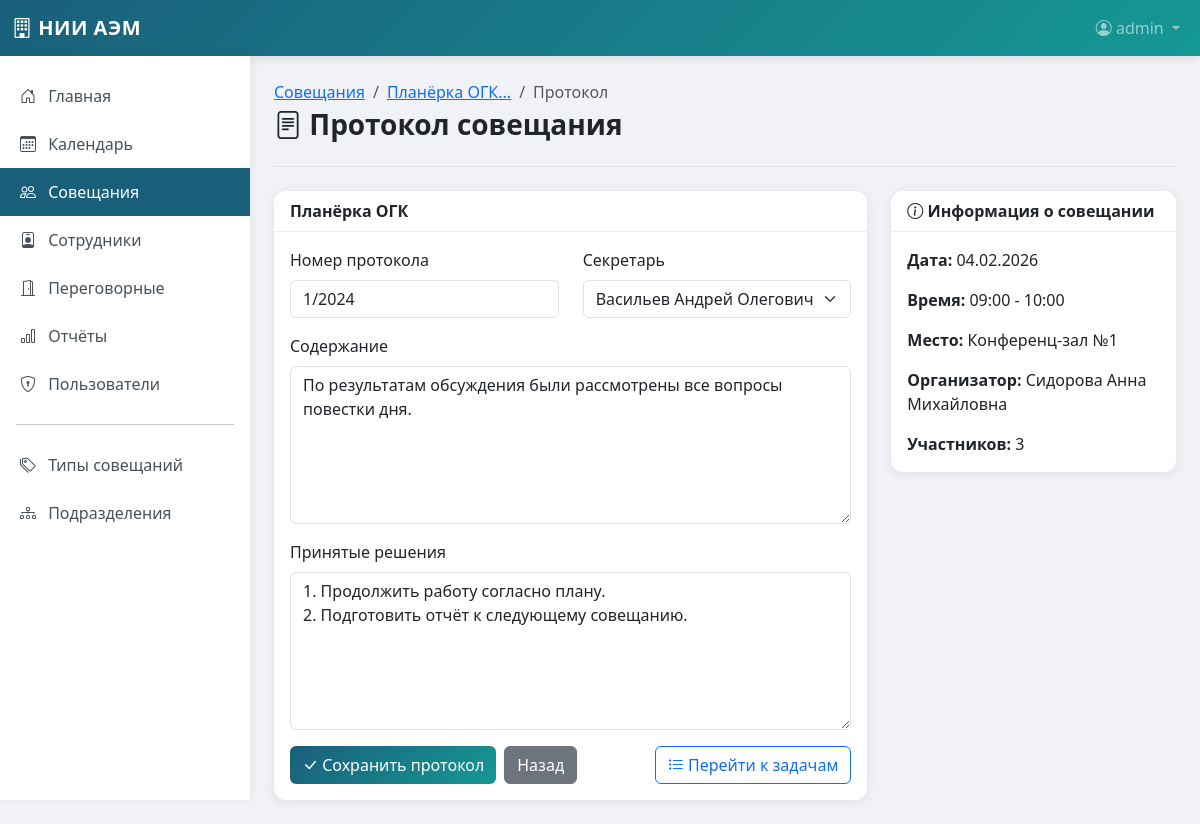
The page /meetings/1/protocol (signed in) on the database its author committed.
### app/models.py (models this page shows, shortened)
class User(UserMixin, db.Model):
    id = db.Column(db.Integer, primary_key=True)
    username = db.Column(db.String(64), unique=True, nullable=False, index=True)
    email = db.Column(db.String(120), unique=True, nullable=False, index=True)
    password_hash = db.Column(db.String(256))
    role = db.Column(db.String(20), default='user')  # admin, manager, user
    employee_id = db.Column(db.Integer, db.ForeignKey('employee.id'), nullable=True)
    is_active = db.Column(db.Boolean, default=True)  # True = активен, False = заблокирован
    created_at = db.Column(db.DateTime, default=lambda: datetime.now(timezone.utc))
    employee = db.relationship('Employee', backref='user_account', uselist=False)
    def is_admin(self):
        return self.role == 'admin'
    def is_manager(self):
        return self.role in ['admin', 'manager']

class Meeting(db.Model):
    id = db.Column(db.Integer, primary_key=True)
    title = db.Column(db.String(300), nullable=False)
    description = db.Column(db.Text)
    agenda = db.Column(db.Text)  # Повестка дня
    date = db.Column(db.Date, nullable=False, index=True)
    start_time = db.Column(db.Time, nullable=False)
    end_time = db.Column(db.Time, nullable=False)
    type_id = db.Column(db.Integer, db.ForeignKey('meeting_type.id'))
    room_id = db.Column(db.Integer, db.ForeignKey('room.id'))
    organizer_id = db.Column(db.Integer, db.ForeignKey('employee.id'), nullable=False)
    status = db.Column(db.String(20), default='planned')  # planned, ongoing, completed, cancelled
    is_recurring = db.Column(db.Boolean, default=False)
    recurrence_pattern = db.Column(db.String(50))  # weekly, monthly, etc.
    created_at = db.Column(db.DateTime, default=lambda: datetime.now(timezone.utc))
    updated_at = db.Column(db.DateTime, default=lambda: datetime.now(timezone.utc),
                           onupdate=lambda: datetime.now(timezone.utc))
    participants = db.relationship('Employee', secondary=meeting_participants,
                                  backref=db.backref('meetings', lazy='dynamic'))
    protocol = db.relationship('Protocol', backref='meeting', uselist=False)

class Protocol(db.Model):
    id = db.Column(db.Integer, primary_key=True)
    meeting_id = db.Column(db.Integer, db.ForeignKey('meeting.id'), nullable=False, unique=True)
    number = db.Column(db.String(50))  # Номер протокола
    content = db.Column(db.Text)  # Основное содержание
    decisions = db.Column(db.Text)  # Принятые решения
    secretary_id = db.Column(db.Integer, db.ForeignKey('employee.id'))
    created_at = db.Column(db.DateTime, default=lambda: datetime.now(timezone.utc))
    updated_at = db.Column(db.DateTime, default=lambda: datetime.now(timezone.utc),
                           onupdate=lambda: datetime.now(timezone.utc))
    secretary = db.relationship('Employee', backref='protocols_as_secretary')
    tasks = db.relationship('Task', backref='protocol', lazy='dynamic')

class Room(db.Model):
    id = db.Column(db.Integer, primary_key=True)
    name = db.Column(db.String(100), nullable=False)
    building = db.Column(db.String(100))
    floor = db.Column(db.Integer)
    room_number = db.Column(db.String(20))
    capacity = db.Column(db.Integer, default=10)
    has_projector = db.Column(db.Boolean, default=False)
    has_video_conf = db.Column(db.Boolean, default=False)
    has_whiteboard = db.Column(db.Boolean, default=True)
    description = db.Column(db.Text)
    is_active = db.Column(db.Boolean, default=True)
    meetings = db.relationship('Meeting', backref='room', lazy='dynamic')

class Employee(db.Model):
    id = db.Column(db.Integer, primary_key=True)
    last_name = db.Column(db.String(100), nullable=False)
    first_name = db.Column(db.String(100), nullable=False)
    middle_name = db.Column(db.String(100))
    position = db.Column(db.String(200), nullable=False)
    department_id = db.Column(db.Integer, db.ForeignKey('department.id'))
    email = db.Column(db.String(120), unique=True)
    phone = db.Column(db.String(20))
    office = db.Column(db.String(20))
    is_active = db.Column(db.Boolean, default=True)
    created_at = db.Column(db.DateTime, default=lambda: datetime.now(timezone.utc))
    organized_meetings = db.relationship('Meeting', backref='organizer', lazy='dynamic',
                                        foreign_keys='Meeting.organizer_id')
    @property
    def full_name(self):
        if self.middle_name:
            return f'{self.last_name} {self.first_name} {self.middle_name}'
        return f'{self.last_name} {self.first_name}'

### app/routes/meetings.py (the view, shortened to what this page needs)
@bp.route('/<int:id>/protocol', methods=['GET', 'POST'])
@login_required
@manager_required  # Fix #1
def protocol(id):
    meeting = Meeting.query.get_or_404(id)
    employees = Employee.query.filter_by(is_active=True).order_by(Employee.last_name).all()
    return render_template('meetings/protocol.html', meeting=meeting, employees=employees)

### app/models.py (called while the page is built)
@login_manager.user_loader
def load_user(id):
    return User.query.get(int(id))

### app/templates/meetings/protocol.html (shortened to what this page needs)
{% extends "base.html" %}
{% block content %}
<div class="page-header">
    <nav aria-label="breadcrumb">
        <ol class="breadcrumb mb-1">
            <li class="breadcrumb-item"><a href="{{ url_for('meetings.index') }}">Совещания</a></li>
            <li class="breadcrumb-item"><a href="{{ url_for('meetings.view', id=meeting.id) }}">{{ meeting.title[:30] }}...</a></li>
            <li class="breadcrumb-item active">Протокол</li>
        </ol>
    </nav>
    <h1><i class="bi bi-file-text"></i> Протокол совещания</h1>
</div>
<div class="row">
    <div class="col-lg-8">
        <div class="card">
            <div class="card-header">
                {{ meeting.title }}
            </div>
            <div class="card-body">
                <form method="POST">
                    <div class="row mb-3">
                        <div class="col-md-6">
                            <label for="number" class="form-label">Номер протокола</label>
                            <input type="text" class="form-control" id="number" name="number"
                                   value="{{ meeting.protocol.number if meeting.protocol else '' }}"
                                   placeholder="Например: 15/2024">
                        </div>
                        <div class="col-md-6">
                            <label for="secretary_id" class="form-label">Секретарь</label>
                            <select class="form-select" id="secretary_id" name="secretary_id">
                                {% for emp in employees %}
                                <option value="{{ emp.id }}"
                                    {{ 'selected' if meeting.protocol and meeting.protocol.secretary_id == emp.id }}>
                                    {{ emp.full_name }}
                                </option>
                                {% endfor %}
                            </select>
                        </div>
                    </div>
                    <div class="mb-3">
                        <label for="content" class="form-label">Содержание</label>
                        <textarea class="form-control" id="content" name="content" rows="6"
                                  placeholder="Краткое описание хода совещания...">{{ meeting.protocol.content if meeting.protocol else '' }}</textarea>
                    </div>
                    <div class="mb-3">
                        <label for="decisions" class="form-label">Принятые решения</label>
                        <textarea class="form-control" id="decisions" name="decisions" rows="6"
                                  placeholder="1. Решение первое&#10;2. Решение второе">{{ meeting.protocol.decisions if meeting.protocol else '' }}</textarea>
                    </div>
                    <div class="d-flex gap-2">
                        <button type="submit" class="btn btn-primary">
                            <i class="bi bi-check-lg"></i> Сохранить протокол
                        </button>
                        <a href="{{ url_for('meetings.view', id=meeting.id) }}" class="btn btn-secondary">Назад</a>
                        {% if meeting.protocol %}
                        <a href="{{ url_for('meetings.tasks', id=meeting.id) }}" class="btn btn-outline-primary ms-auto">
                            <i class="bi bi-list-task"></i> Перейти к задачам
                        </a>
                        {% endif %}
                    </div>
                </form>
            </div>
        </div>
    </div>
    <div class="col-lg-4">
        <div class="card">
            <div class="card-header">
                <i class="bi bi-info-circle"></i> Информация о совещании
            </div>
            <div class="card-body">
                <p><strong>Дата:</strong> {{ meeting.date.strftime('%d.%m.%Y') }}</p>
                <p><strong>Время:</strong> {{ meeting.start_time.strftime('%H:%M') }} - {{ meeting.end_time.strftime('%H:%M') }}</p>
                <p><strong>Место:</strong> {{ meeting.room.name if meeting.room else 'Не указано' }}</p>
                <p><strong>Организатор:</strong> {{ meeting.organizer.full_name if meeting.organizer else 'Не указан' }}</p>
                <p class="mb-0"><strong>Участников:</strong> {{ meeting.participants|length }}</p>
            </div>
        </div>
    </div>
</div>
{% endblock %}

### app/templates/base.html (shortened to what this page needs)
<!DOCTYPE html>
<html lang="ru">
<head>
    <link href="https://cdn.jsdelivr.net/npm/bootstrap@5.3.2/dist/css/bootstrap.min.css" rel="stylesheet">
    <link href="https://cdn.jsdelivr.net/npm/bootstrap-icons@1.11.1/font/bootstrap-icons.css" rel="stylesheet">
    <link href="https://cdn.jsdelivr.net/npm/fullcalendar@6.1.10/index.global.min.css" rel="stylesheet">
</head>
<body>
    <nav class="navbar navbar-expand-lg navbar-dark">
        <div class="container-fluid">
            <a class="navbar-brand" href="{{ url_for('main.index') }}">
                <i class="bi bi-building"></i> НИИ АЭМ
            </a>
            <div class="collapse navbar-collapse" id="navbarNav">
                <ul class="navbar-nav ms-auto">
                    {% if current_user.is_authenticated %}
                    <li class="nav-item dropdown">
                        <a class="nav-link dropdown-toggle" href="#" id="userDropdown" role="button"
                           data-bs-toggle="dropdown" aria-expanded="false">
                            <i class="bi bi-person-circle"></i> {{ current_user.username }}
                        </a>
                    </li>
                    {% endif %}
                </ul>
            </div>
        </div>
    </nav>
    <div class="d-flex">
        {% if current_user.is_authenticated %}
        <nav class="sidebar d-none d-md-block">
            <ul class="nav flex-column">
                <li class="nav-item">
                    <a class="nav-link {{ 'active' if request.endpoint == 'main.index' }}"
                       href="{{ url_for('main.index') }}">
                        <i class="bi bi-house-door"></i> Главная
                    </a>
                </li>
                <li class="nav-item">
                    <a class="nav-link {{ 'active' if request.endpoint == 'main.calendar' }}"
                       href="{{ url_for('main.calendar') }}">
                        <i class="bi bi-calendar3"></i> Календарь
                    </a>
                </li>
                <li class="nav-item">
                    <a class="nav-link {{ 'active' if 'meetings' in request.endpoint }}"
                       href="{{ url_for('meetings.index') }}">
                        <i class="bi bi-people"></i> Совещания
                    </a>
                </li>
                <li class="nav-item">
                    <a class="nav-link {{ 'active' if 'employees' in request.endpoint }}"
                       href="{{ url_for('employees.index') }}">
                        <i class="bi bi-person-badge"></i> Сотрудники
                    </a>
                </li>
                <li class="nav-item">
                    <a class="nav-link {{ 'active' if 'rooms' in request.endpoint }}"
                       href="{{ url_for('rooms.index') }}">
                        <i class="bi bi-door-open"></i> Переговорные
                    </a>
                </li>
                <li class="nav-item">
                    <a class="nav-link {{ 'active' if 'reports' in request.endpoint }}"
                       href="{{ url_for('reports.index') }}">
                        <i class="bi bi-bar-chart"></i> Отчёты
                    </a>
                </li>
                {% if current_user.is_admin() %}
                <li class="nav-item">
                    <a class="nav-link {{ 'active' if 'admin' in request.endpoint }}"
                       href="{{ url_for('admin.users') }}">
                        <i class="bi bi-shield-lock"></i> Пользователи
                    </a>
                </li>
                {% endif %}
                <hr class="mx-3">
                <li class="nav-item">
                    <a class="nav-link" href="{{ url_for('meetings.types') }}">
                        <i class="bi bi-tags"></i> Типы совещаний
                    </a>
                </li>
                <li class="nav-item">
                    <a class="nav-link" href="{{ url_for('employees.departments') }}">
                        <i class="bi bi-diagram-3"></i> Подразделения
                    </a>
                </li>
            </ul>
        </nav>
        {% endif %}
        <main class="main-content flex-grow-1">
            {% block content %}{% endblock %}
        </main>
    </div>
</body>
</html>

### app/templates/base.html (style rules this page uses)
:root { --primary-color: #1a5f7a; --secondary-color: #159895; --accent-color: #57c5b6; --light-color: #f8f9fa; --dark-color: #212529; }
body { font-family: 'Segoe UI', Tahoma, Geneva, Verdana, sans-serif; background-color: #f0f2f5; min-height: 100vh; }
.navbar { background: linear-gradient(135deg, var(--primary-color), var(--secondary-color)); box-shadow: 0 2px 10px rgba(0,0,0,0.1); }
.navbar-brand { font-weight: 700; letter-spacing: 0.5px; }
.sidebar { background: white; box-shadow: 2px 0 10px rgba(0,0,0,0.05); min-height: calc(100vh - 56px); position: fixed; top: 56px; left: 0; width: 250px; z-index: 100; padding-top: 1rem; }
.sidebar .nav-link { color: #495057; padding: 0.75rem 1.25rem; border-radius: 0; transition: all 0.2s; }
.sidebar .nav-link.active { background-color: var(--primary-color); color: white; }
.sidebar .nav-link i { width: 24px; margin-right: 8px; }
.main-content { margin-left: 250px; padding: 1.5rem; min-height: calc(100vh - 56px); }
.card { border: none; border-radius: 12px; box-shadow: 0 2px 12px rgba(0,0,0,0.08); transition: transform 0.2s, box-shadow 0.2s; }
.card-header { background: transparent; border-bottom: 1px solid #eee; font-weight: 600; }
.btn-primary { background: linear-gradient(135deg, var(--primary-color), var(--secondary-color)); border: none; }
.page-header { margin-bottom: 1.5rem; padding-bottom: 1rem; border-bottom: 1px solid #dee2e6; }
.page-header h1 { font-size: 1.75rem; font-weight: 600; color: var(--dark-color); }

### rows shown on the page
User: username "admin"
Meeting: title "Планёрка ОГК", date "04.02.2026", start_time "09:00", end_time "10:00"
Protocol: number "1/2024", content "По результатам обсуждения были рассмотрены все вопросы повестки дня.", decisions "1. Продолжить работу согласно плану. 2. Подготовить отчёт к следующему совещанию."
Room: room "Конференц-зал №1"
Employee: organizer "Сидорова Анна Михайловна"

### other values the page prints
{{ meeting.participants|length }} "3"
form field secretary_id "Васильев Андрей Олегович"
